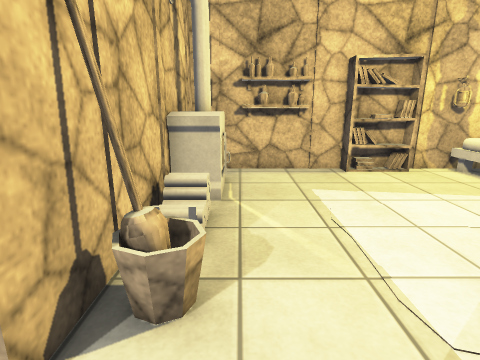
View 1 (above)

13 first-person views from a walk through a scene from a Unity 3-D project. The camera is 1.3 m above the floor, tilts 14° down and sees 80° across. Doors are open. The floor is counted in squares, 0.5 m on a side. Each view is taken from the middle of a square. On the plan, view 1 faces up. The plan holds only what a view shows up to about 19 squares ahead; the rest is blank. The place goes on beyond the plan. Some surface patterns are stand-ins.

View 2
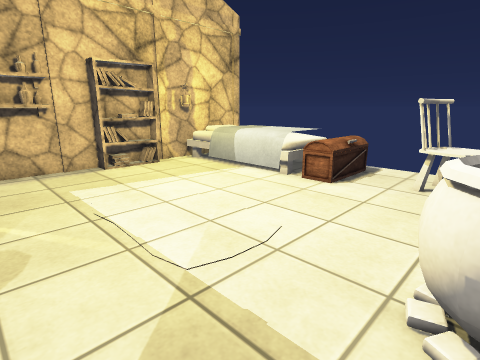

View 3
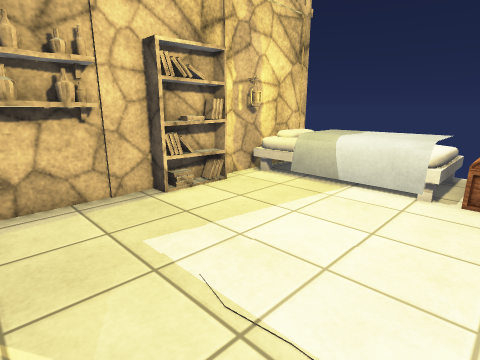

View 4
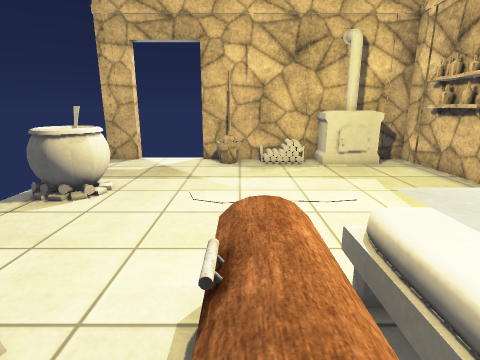

View 5
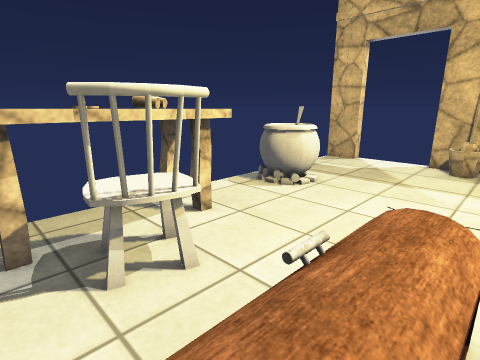

View 6
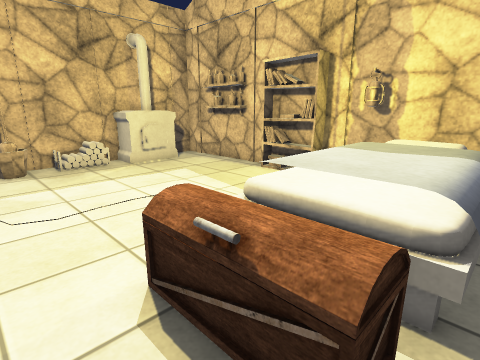

View 7
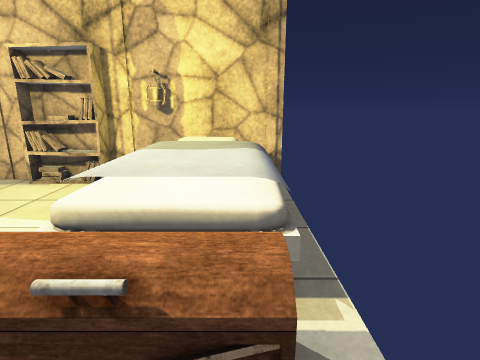

View 8
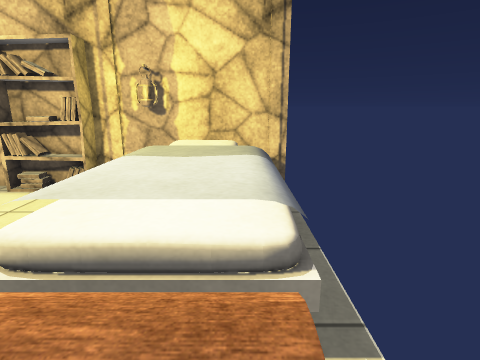

View 9
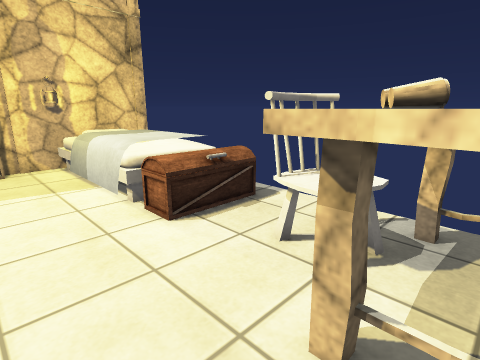

View 10
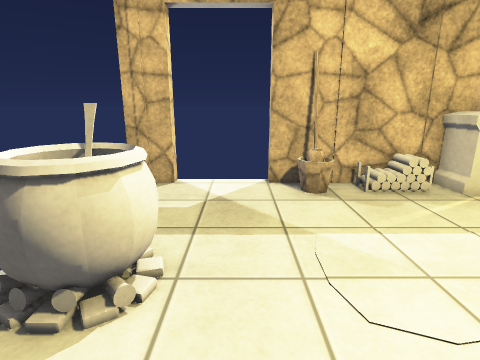

View 11
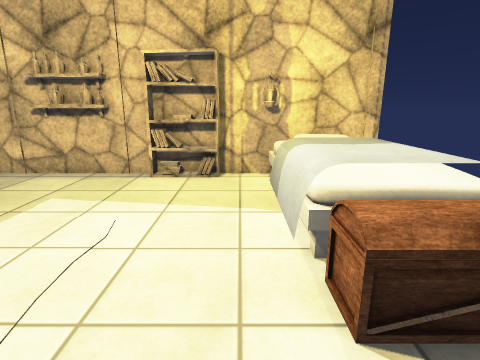

View 12
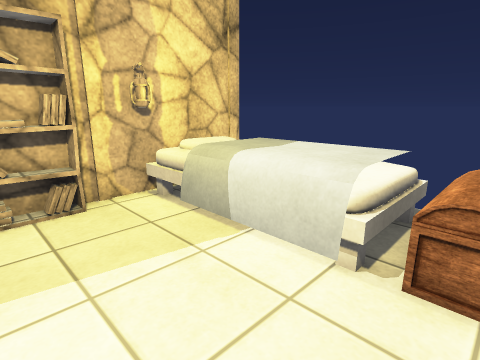

View 13
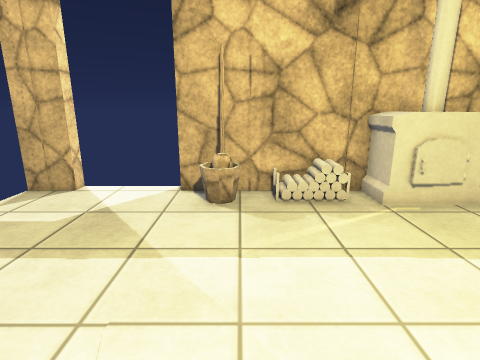

### Floor plan
Key: @ floor where view 1 was taken; # wall or solid block; . main floor; : floor 0.25 m higher than the main floor; D open door; = window, fence, low wall or low ledge; ^ raised ledge; O other object.
Columns run from 3 left of view 1 to 14 right of it. Each row starts with its distance up from view 1.
 13      #############
 12  ######.###.#^^ ^
 11  #^.........^^^^^
 10  #^=........OOOO#
  9  #^=........OOOO#
  8  #^.........OOOO#
  7  #=.........OOOO#
  6  #=.........:##O#
  5  #...........^==.
  4  #=.........^^^^.
  3 ##=..............
  2 #D...............
  1  D...........^^#.
  0  D.@...=...^^^^^^
 -1 #D....=^^..^^^^^^
 -2 ##... =^^..^^   ^
 -3  #          ^

Positions as (right, up) in squares from view 1, and headings:
1: (0, 0), facing up
2: (0, -1), facing up-right
3: (0, 4), facing up-right
4: (13, 4), facing left
5: (13, 5), facing down-left
6: (13, 2), facing up-left
7: (12, 2), facing up
8: (12, 3), facing up
9: (6, -2), facing up-right
10: (8, 1), facing left
11: (8, 1), facing up
12: (5, 4), facing up-right
13: (7, 4), facing left
